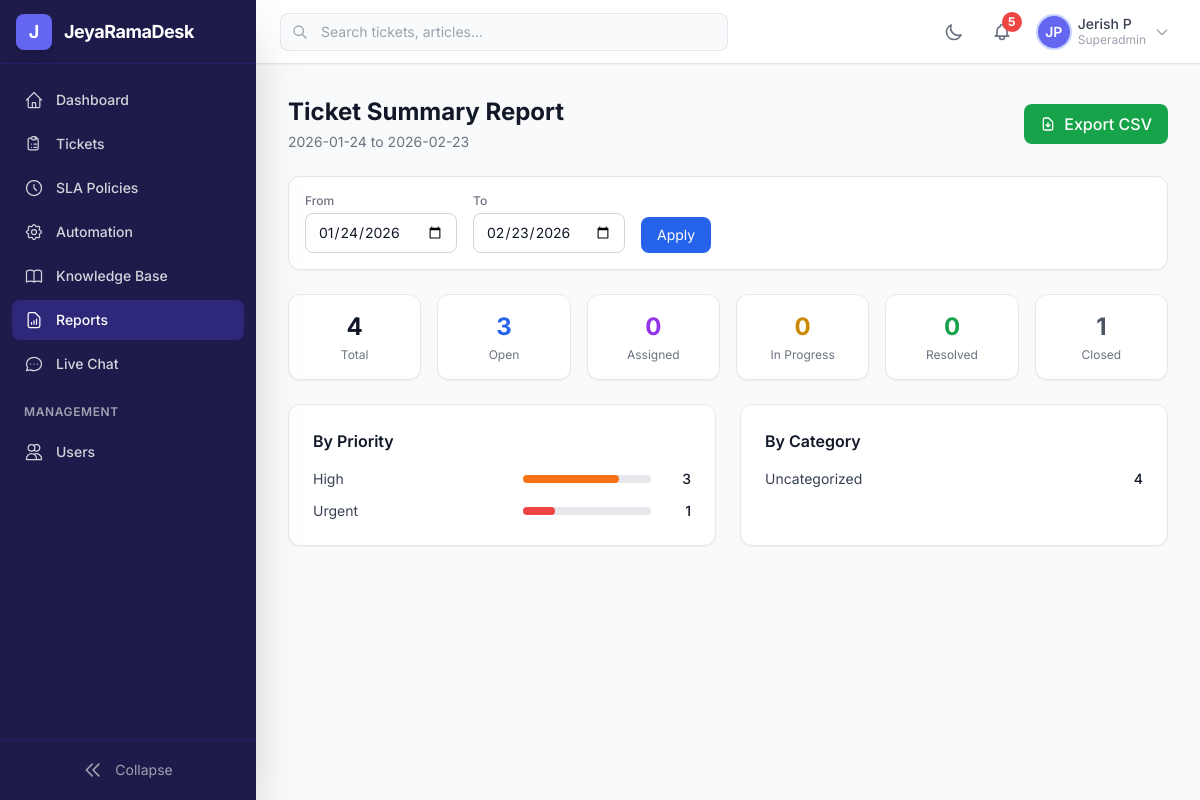
Page /desk/reports/ticket-summary/ (signed in) on the committed database.
### accounts/models.py (models this page shows, shortened)
class User(AbstractBaseUser, PermissionsMixin):
    class Role(models.TextChoices):
        SUPERADMIN = 'superadmin', 'Super Admin'
        MANAGER = 'manager', 'Manager'
        AGENT = 'agent', 'Agent'
        CUSTOMER = 'customer', 'Customer'
    id = models.UUIDField(primary_key=True, default=uuid.uuid4, editable=False)
    email = models.EmailField('Email Address', unique=True, db_index=True)
    first_name = models.CharField('First Name', max_length=150)
    last_name = models.CharField('Last Name', max_length=150)
    phone = models.CharField('Phone Number', max_length=20, blank=True, default='')
    address = models.TextField('Address', blank=True, default='')
    avatar = models.ImageField(
        'Profile Picture',
        upload_to='avatars/%Y/%m/',
        blank=True,
        null=True,
    )
    role = models.CharField(
        'Role',
        max_length=20,
        choices=Role.choices,
        default=Role.CUSTOMER,
        db_index=True,
    )
    department = models.CharField(max_length=100, blank=True, default='')
    job_title = models.CharField(max_length=100, blank=True, default='')
    is_active = models.BooleanField('Active', default=True, db_index=True)
    is_staff = models.BooleanField('Staff Status', default=False)
    is_online = models.BooleanField('Online', default=False)
    is_profile_completed = models.BooleanField('Profile Completed', default=False)
    date_joined = models.DateTimeField('Date Joined', default=timezone.now)
    last_login = models.DateTimeField('Last Login', blank=True, null=True)
    updated_at = models.DateTimeField('Updated At', auto_now=True)
    timezone_pref = models.CharField(
        'Timezone', max_length=50, default='UTC',
    )
    email_notifications = models.BooleanField(default=True)
    dark_mode = models.BooleanField(default=False)
    objects = UserManager()
    USERNAME_FIELD = 'email'
    REQUIRED_FIELDS = ['first_name', 'last_name']
    class Meta:
        db_table = 'jrd_users'
        verbose_name = 'User'
        verbose_name_plural = 'Users'
        ordering = ['-date_joined']
        indexes = [
            models.Index(fields=['role', 'is_active'], name='idx_user_role_active'),
            models.Index(fields=['email'], name='idx_user_email'),
            models.Index(fields=['date_joined'], name='idx_user_joined'),
        ]
    @property
    def full_name(self):
        return f'{self.first_name} {self.last_name}'.strip()
    @property
    def initials(self):
        return f'{self.first_name[:1]}{self.last_name[:1]}'.upper()
    @property
    def is_customer(self):
        return self.role == self.Role.CUSTOMER
    @property
    def is_staff_member(self):
        return self.role in (self.Role.SUPERADMIN, self.Role.MANAGER, self.Role.AGENT)

### reports/views.py (the view, shortened to what this page needs)
# urls.py: path('ticket-summary/', views.ticket_summary_report, name='ticket_summary'),
@login_required
def ticket_summary_report(request):
    if request.user.is_customer:
        messages.error(request, 'Access denied.')
        return redirect('dashboard:index')
    now = timezone.now()
    date_from = request.GET.get('date_from', (now - timedelta(days=30)).strftime('%Y-%m-%d'))
    date_to = request.GET.get('date_to', now.strftime('%Y-%m-%d'))
    tickets = Ticket.objects.filter(
        created_at__date__gte=date_from,
        created_at__date__lte=date_to,
    )
    summary = tickets.aggregate(
        total=Count('id'),
        open=Count('id', filter=Q(status='open')),
        assigned=Count('id', filter=Q(status='assigned')),
        in_progress=Count('id', filter=Q(status='in_progress')),
        resolved=Count('id', filter=Q(status='resolved')),
        closed=Count('id', filter=Q(status='closed')),
    )
    by_priority = tickets.values('priority').annotate(
        count=Count('id')
    ).order_by('priority')
    by_category = tickets.values('category__name').annotate(
        count=Count('id')
    ).order_by('-count')[:10]
    by_source = tickets.values('source').annotate(
        count=Count('id')
    ).order_by('-count')
    return render(request, 'reports/ticket_summary.html', {
        'summary': summary,
        'by_priority': list(by_priority),
        'by_category': list(by_category),
        'by_source': list(by_source),
        'date_from': date_from,
        'date_to': date_to,
    })

### notifications/context_processors.py (called while the page is built)
def unread_notifications_count(request):
    if request.user.is_authenticated:
        return {
            'unread_notifications_count': Notification.objects.filter(
                user=request.user,
                is_read=False,
            ).count()
        }
    return {'unread_notifications_count': 0}

### templates/reports/ticket_summary.html (shortened to what this page needs)
{% extends 'base.html' %}
{% block content %}
<div class="space-y-6">
    <div class="flex flex-col sm:flex-row sm:items-center sm:justify-between gap-4">
        <div>
            <h1 class="text-2xl font-bold text-gray-900 dark:text-white">Ticket Summary Report</h1>
            <p class="text-sm text-gray-500 dark:text-gray-400 mt-1">{{ date_from }} to {{ date_to }}</p>
        </div>
        <a href="?date_from={{ date_from }}&date_to={{ date_to }}&export=csv"
           class="inline-flex items-center px-4 py-2 bg-green-600 text-white font-medium rounded-lg hover:bg-green-700 transition">
            <svg class="w-4 h-4 mr-2" fill="none" stroke="currentColor" viewBox="0 0 24 24">
                <path stroke-linecap="round" stroke-linejoin="round" stroke-width="2" d="M12 10v6m0 0l-3-3m3 3l3-3m2 8H7a2 2 0 01-2-2V5a2 2 0 012-2h5.586a1 1 0 01.707.293l5.414 5.414a1 1 0 01.293.707V19a2 2 0 01-2 2z"/>
            </svg>
            Export CSV
        </a>
    </div>
    <form method="get" class="bg-white dark:bg-gray-800 rounded-xl shadow-sm border border-gray-200 dark:border-gray-700 p-4 flex flex-wrap items-end gap-4">
        <div>
            <label class="block text-xs font-medium text-gray-500 dark:text-gray-400 mb-1">From</label>
            <input type="date" name="date_from" value="{{ date_from }}"
                   class="rounded-lg border border-gray-300 dark:border-gray-600 bg-white dark:bg-gray-700 text-gray-900 dark:text-white px-3 py-2 text-sm focus:ring-2 focus:ring-blue-500 transition">
        </div>
        <div>
            <label class="block text-xs font-medium text-gray-500 dark:text-gray-400 mb-1">To</label>
            <input type="date" name="date_to" value="{{ date_to }}"
                   class="rounded-lg border border-gray-300 dark:border-gray-600 bg-white dark:bg-gray-700 text-gray-900 dark:text-white px-3 py-2 text-sm focus:ring-2 focus:ring-blue-500 transition">
        </div>
        <button type="submit" class="px-4 py-2 bg-blue-600 text-white text-sm rounded-lg hover:bg-blue-700 transition">Apply</button>
    </form>
    <div class="grid grid-cols-2 sm:grid-cols-3 lg:grid-cols-6 gap-4">
        <div class="bg-white dark:bg-gray-800 rounded-xl shadow-sm border border-gray-200 dark:border-gray-700 p-4 text-center">
            <p class="text-2xl font-bold text-gray-900 dark:text-white">{{ summary.total }}</p>
            <p class="text-xs text-gray-500 dark:text-gray-400 mt-1">Total</p>
        </div>
        <div class="bg-white dark:bg-gray-800 rounded-xl shadow-sm border border-gray-200 dark:border-gray-700 p-4 text-center">
            <p class="text-2xl font-bold text-blue-600 dark:text-blue-400">{{ summary.open }}</p>
            <p class="text-xs text-gray-500 dark:text-gray-400 mt-1">Open</p>
        </div>
        <div class="bg-white dark:bg-gray-800 rounded-xl shadow-sm border border-gray-200 dark:border-gray-700 p-4 text-center">
            <p class="text-2xl font-bold text-purple-600 dark:text-purple-400">{{ summary.assigned }}</p>
            <p class="text-xs text-gray-500 dark:text-gray-400 mt-1">Assigned</p>
        </div>
        <div class="bg-white dark:bg-gray-800 rounded-xl shadow-sm border border-gray-200 dark:border-gray-700 p-4 text-center">
            <p class="text-2xl font-bold text-yellow-600 dark:text-yellow-400">{{ summary.in_progress }}</p>
            <p class="text-xs text-gray-500 dark:text-gray-400 mt-1">In Progress</p>
        </div>
        <div class="bg-white dark:bg-gray-800 rounded-xl shadow-sm border border-gray-200 dark:border-gray-700 p-4 text-center">
            <p class="text-2xl font-bold text-green-600 dark:text-green-400">{{ summary.resolved }}</p>
            <p class="text-xs text-gray-500 dark:text-gray-400 mt-1">Resolved</p>
        </div>
        <div class="bg-white dark:bg-gray-800 rounded-xl shadow-sm border border-gray-200 dark:border-gray-700 p-4 text-center">
            <p class="text-2xl font-bold text-gray-600 dark:text-gray-400">{{ summary.closed }}</p>
            <p class="text-xs text-gray-500 dark:text-gray-400 mt-1">Closed</p>
        </div>
    </div>
    <div class="grid grid-cols-1 lg:grid-cols-2 gap-6">
        <div class="bg-white dark:bg-gray-800 rounded-xl shadow-sm border border-gray-200 dark:border-gray-700 p-6">
            <h3 class="font-semibold text-gray-900 dark:text-white mb-4">By Priority</h3>
            <div class="space-y-3">
                {% for item in by_priority %}
                <div class="flex items-center justify-between">
                    <span class="text-sm text-gray-700 dark:text-gray-300 capitalize">{{ item.priority }}</span>
                    <div class="flex items-center gap-2">
                        <div class="w-32 bg-gray-200 dark:bg-gray-700 rounded-full h-2">
                            {% widthratio item.count summary.total 100 as pct %}
                            <div class="rounded-full h-2
                                {% if item.priority == 'urgent' %}bg-red-500{% elif item.priority == 'high' %}bg-orange-500{% elif item.priority == 'medium' %}bg-yellow-500{% else %}bg-green-500{% endif %}"
                                 style="width: {% widthratio item.count summary.total 100 %}%"></div>
                        </div>
                        <span class="text-sm font-medium text-gray-900 dark:text-white w-8 text-right">{{ item.count }}</span>
                    </div>
                </div>
                {% endfor %}
            </div>
        </div>
        <div class="bg-white dark:bg-gray-800 rounded-xl shadow-sm border border-gray-200 dark:border-gray-700 p-6">
            <h3 class="font-semibold text-gray-900 dark:text-white mb-4">By Category</h3>
            <div class="space-y-3">
                {% for item in by_category %}
                <div class="flex items-center justify-between">
                    <span class="text-sm text-gray-700 dark:text-gray-300">{{ item.category__name|default:"Uncategorized" }}</span>
                    <span class="text-sm font-medium text-gray-900 dark:text-white">{{ item.count }}</span>
                </div>
                {% empty %}
                <p class="text-sm text-gray-500 dark:text-gray-400">No category data available.</p>
                {% endfor %}
            </div>
        </div>
    </div>
</div>
{% endblock %}

### templates/includes/topbar.html (shortened to what this page needs)
<header class="h-16 bg-white dark:bg-gray-800 border-b border-gray-200 dark:border-gray-700 flex items-center px-4 md:px-6 shadow-sm z-30">
    <div class="hidden md:flex items-center flex-1 max-w-md">
        <div class="relative w-full">
            <div class="absolute inset-y-0 left-0 pl-3 flex items-center pointer-events-none">
            </div>
            <input type="text" placeholder="Search tickets, articles..."
                   class="w-full pl-10 pr-4 py-2 border border-gray-200 dark:border-gray-600 rounded-lg
                          bg-gray-50 dark:bg-gray-700 text-sm text-gray-900 dark:text-gray-100
                          focus:ring-2 focus:ring-primary-500 focus:border-transparent
                          placeholder-gray-400 transition-colors">
        </div>
    </div>
    <div class="flex items-center ml-auto space-x-3">
        <button @click="darkMode = !darkMode; localStorage.setItem('darkMode', darkMode)"
                class="p-2 rounded-lg text-gray-500 hover:bg-gray-100 dark:text-gray-400 dark:hover:bg-gray-700 transition-colors">
            <svg x-show="!darkMode" class="w-5 h-5" fill="none" stroke="currentColor" viewBox="0 0 24 24">
                <path stroke-linecap="round" stroke-linejoin="round" stroke-width="2"
                      d="M20.354 15.354A9 9 0 018.646 3.646 9.003 9.003 0 0012 21a9.003 9.003 0 008.354-5.646z"/>
            </svg>
        </button>
        <a href="{% url 'notifications:list' %}"
           class="relative p-2 rounded-lg text-gray-500 hover:bg-gray-100 dark:text-gray-400 dark:hover:bg-gray-700 transition-colors">
            {% if unread_notifications_count %}
            <span class="absolute -top-0.5 -right-0.5 w-5 h-5 bg-red-500 text-white text-xs font-bold rounded-full flex items-center justify-center">
                {{ unread_notifications_count }}
            </span>
            {% endif %}
        </a>
        <div x-data="{ profileOpen: false }" class="relative">
            <button @click="profileOpen = !profileOpen" @click.outside="profileOpen = false"
                    class="flex items-center space-x-2 p-1.5 rounded-lg hover:bg-gray-100 dark:hover:bg-gray-700 transition-colors">
                {% if user.avatar %}
                <img src="{{ user.avatar.url }}" alt="{{ user.full_name }}"
                     class="w-8 h-8 rounded-full object-cover ring-2 ring-primary-200">
                {% else %}
                <div class="w-8 h-8 rounded-full bg-primary-500 flex items-center justify-center text-white text-sm font-semibold ring-2 ring-primary-200">
                    {{ user.initials }}
                </div>
                {% endif %}
                <div class="hidden md:block text-left">
                    <p class="text-sm font-medium text-gray-700 dark:text-gray-200 leading-tight">{{ user.full_name }}</p>
                    <p class="text-xs text-gray-400 capitalize">{{ user.role }}</p>
                </div>
                <svg class="w-4 h-4 text-gray-400 hidden md:block" fill="none" stroke="currentColor" viewBox="0 0 24 24">
                    <path stroke-linecap="round" stroke-linejoin="round" stroke-width="2" d="M19 9l-7 7-7-7"/>
                </svg>
            </button>
        </div>
    </div>
</header>

### templates/base.html (style rules this page uses)
body { font-family: 'Inter', system-ui, sans-serif; }

### rows in the picture
User: initials "JP", full_name "Jerish P", role "Superadmin"

### other values in the picture
{{ unread_notifications_count }} "5"
{{ date_from }} "2026-01-24"
{{ date_to }} "2026-02-23"
{{ summary.total }} "4"
{{ summary.open }} "3"
{{ summary.assigned }} "0"
{{ summary.in_progress }} "0"
{{ summary.resolved }} "0"
{{ summary.closed }} "1"
{{ item.priority }} "High" "Urgent"
{{ item.count }} "3" "1"
{{ item.category__name|default:"Uncategorized" }} "Uncategorized"
{{ item.count }} "4"
